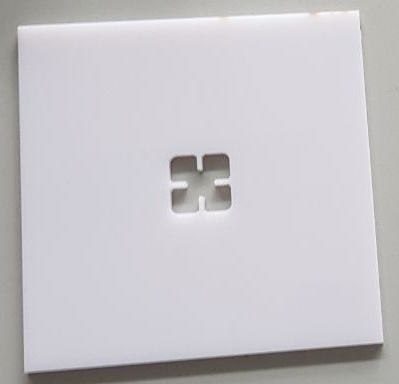
#> input picture Data/image.jpg, 399 x 384 px
$ python create_contrast.py
#> lines starting #> are read from the running program, lines starting #| are printed output that depends on the picture
import cv2
import numpy as np

img = cv2.imread("Data/image.jpg")
#> img is the input picture: shape (384, 399, 3); mean B, G, R 201.6, 197, 199.3

height, width = img.shape[0:2]
#> height = 384; width = 399
binary = np.zeros([height,width,1],'uint8')
thresh = 85

imghsv = cv2.cvtColor(img, cv2.COLOR_BGR2HSV)
#> imghsv: shape (384, 399, 3); mean H, S, V 106.6, 9.4, 203.1

x = 50 #contrast value

imghsv[:,:,2] = [[max(pixel - x, 0) if pixel < 200 else min(pixel + x, 255) for pixel in row] for row in imghsv[:,:,2]]
#> imghsv: shape (384, 399, 3); mean H, S, V 106.6, 9.4, 219
img_contrast = cv2.cvtColor(imghsv, cv2.COLOR_HSV2BGR)
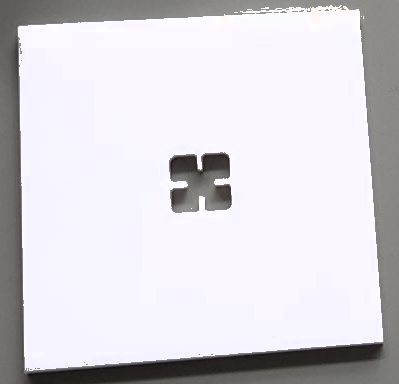
#> img_contrast: shape (384, 399, 3); mean B, G, R 217.9, 212.2, 214.3

cv2.imwrite("Data/image_contrast.jpg",img_contrast)

cv2.imshow('contrast', img_contrast)
cv2.imshow("image",img)


cv2.waitKey(0)
cv2.destroyAllWindows()
